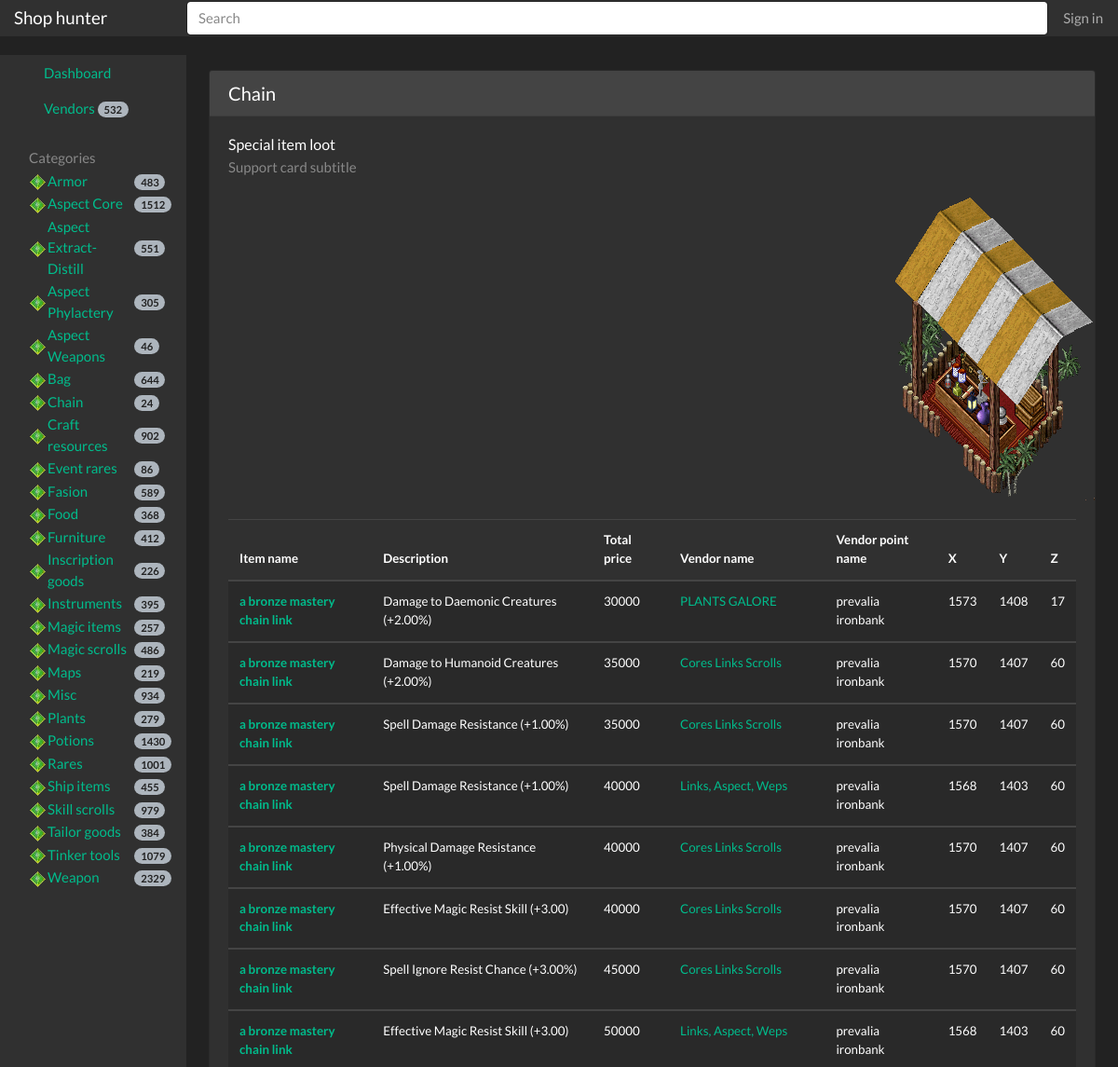
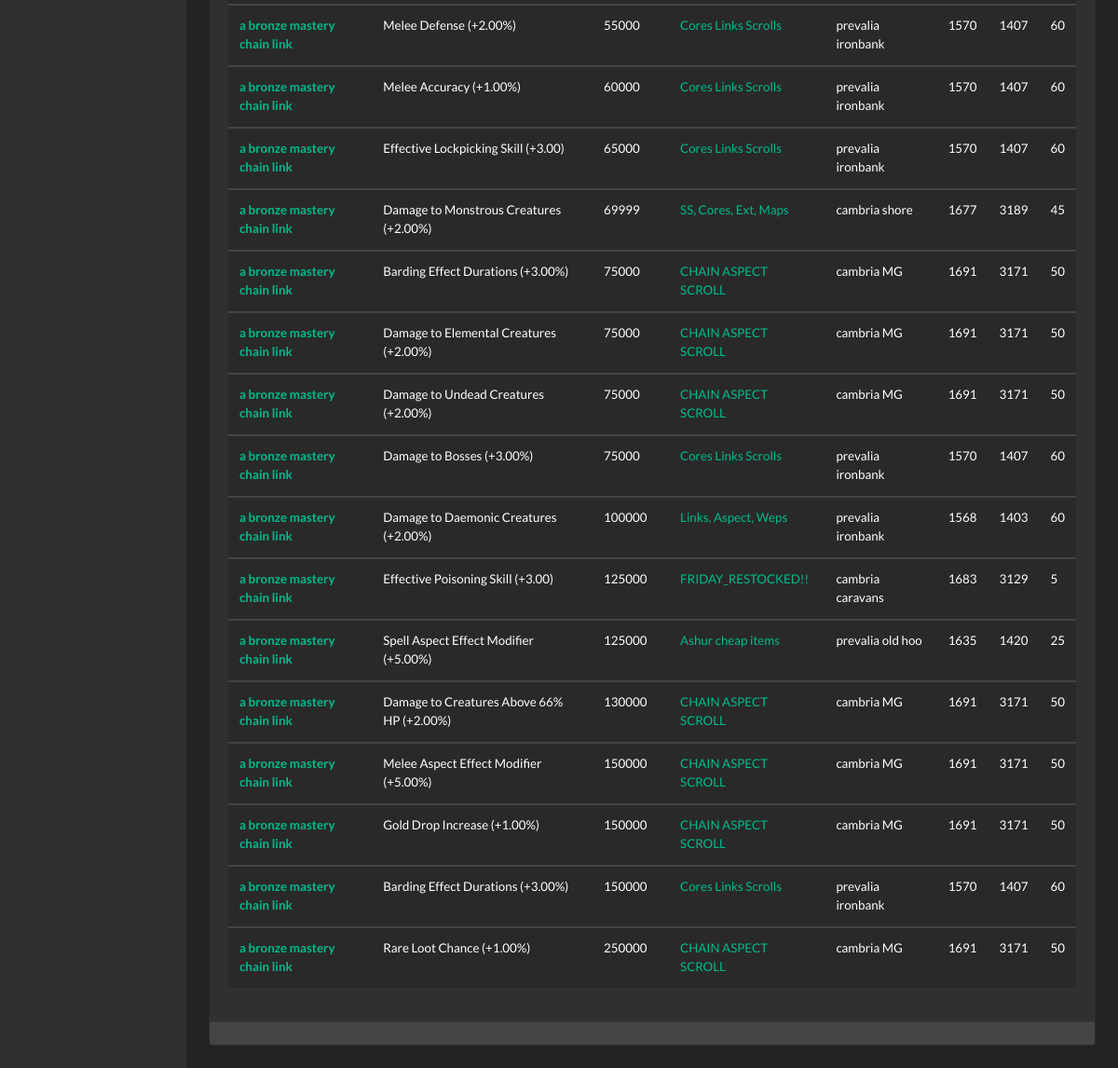
Page /categories?category=Chain on the committed database (2 pictures, top to bottom).
### store/models.py (models this page shows)
class CategoriesStatistic(models.Model):
    cat_name = models.CharField(max_length=255)
    count = models.CharField(max_length=255)

class Results(models.Model):
    vendor = models.ForeignKey(Vendor, on_delete=models.CASCADE,
                               related_name='to_vendor', null=True)
    mapping_categories = models.ForeignKey(Mapping, on_delete=models.SET_NULL,
                                           related_name='to_mapping_categories', null=True)
    time_stamp = models.ForeignKey(History, on_delete=models.SET_NULL, null=True)
    item_name = models.CharField(max_length=255, null=True)
    item_description = models.CharField(max_length=255, null=True)
    item_total_price = models.BigIntegerField(default=0)

class Vendor(models.Model):
    vendor_name = models.CharField(max_length=255)
    vendor_point_name = models.CharField(max_length=255)
    vendor_x = models.CharField(max_length=255)
    vendor_y = models.CharField(max_length=255)
    vendor_z = models.CharField(max_length=255)

### store/views.py (the view)
# urls.py: path('categories', views.Category.as_view(), name='categories'),
class Category(View):
    def get(self, request, **kwargs):
        request_get = request.GET.get('category', None)
        if request_get != None:
            category = Categories.objects.get(name=request_get)
            mapping = Mapping.objects.filter(main_category=category)
            results_lst = []
            results = [Results.objects.filter(mapping_categories=m).order_by('-item_total_price').reverse()
                       for m in mapping]
            for rr in results:
                for r in rr:
                    results_lst.append(r)
            return render(request, 'store/category.html', {'context': results_lst, 'category': request_get})
        else:
            raise Http404("Does not exist")

### store/context_processors.py (called while the page is built)
def sections_processor(request):
    categories = {categorie.cat_name: categorie.count
                  for categorie in CategoriesStatistic.objects.all().order_by('cat_name')}
    date = History.objects.all().order_by('-pk').last().date
    vendors_stat = Vendor.objects.all().count()
    return {'categories': categories, 'date': date, 'vendors_stat': vendors_stat}

### store/templates/store/category.html (shortened to what this page needs)
{% extends "store/base.html" %}
{% block content %}
{% load humanize %}
{% load static %}
{% load filter_my %}
<div class="row">
    <div class="col">
      <div class="card mb-4">
        <h3 class="card-header">{{ category }}</h3>
        <div class="card-body">
          <h5 class="card-title">Special item loot</h5>
          <h6 class="card-subtitle text-muted">Support card subtitle</h6>
        </div>
          <div class="media">
            <img class="ml-3" src="{% static 'store/market.png' %}" alt="Generic placeholder image">
          </div>
        <div class="card-body">
      <table class="table table-hover">
        <thead>
          <tr>
            <th scope="col">Item name</th>
            <th scope="col">Description</th>
            <th scope="col">Total price</th>
            <th scope="col">Vendor name</th>
            <th scope="col">Vendor point name</th>
            <th scope="col">X</th>
            <th scope="col">Y</th>
            <th scope="col">Z</th>
          </tr>
        </thead>
        <tbody>
          {% for c in context %}
          <tr class="table-active">
            <th scope="row"><a href="{% url 'item_statistic' %}?item_name={{ c.item_name }}">{{ c.item_name }}</a></th>
            <td>{{ c.item_description }}</td>
            <td>{{ c.item_total_price }}</td>
            <td scope="row"><a href="{% url 'vendor_productes' %}?x={{ c.vendor.vendor_x }}&y={{ c.vendor.vendor_y }}&z={{ c.vendor.vendor_z }}">{{ c.vendor.vendor_name }}</a></td>
            <td>{{ c.vendor.vendor_point_name }}</td>
            <td>{{ c.vendor.vendor_x }}</td>
            <td>{{ c.vendor.vendor_y }}</td>
            <td>{{ c.vendor.vendor_z }}</td>
          </tr>
        </tbody>
        {% endfor %}
      </table>
        </div>
        <div class="card-footer text-muted">
        </div>
      </div>
    </div>
</div>
{% endblock content %}

### store/templates/store/base.html (shortened to what this page needs)
<!doctype html>
{% load static %}
<html lang="en">
  <head>
  <link href="{% static 'store/bootstrap.css' %}" rel="stylesheet">
  <link href="{% static 'store/bootstrap.min.css' %}" rel="stylesheet">
  </head>
  <body>
    <nav class="navbar navbar-dark sticky-top bg-dark flex-md-nowrap p-0">
      <a class="navbar-brand col-sm-3 col-md-2 mr-0" href="#">Shop hunter</a>
      <input class="form-control form-control-dark w-100" type="text" id="seach_it" placeholder="Search" aria-label="Search">
      <ul class="navbar-nav px-3">
        <li class="nav-item text-nowrap">
          {% if user.is_authenticated %}
          <a class="nav-link" href="{% url 'logout' %}">Sign out</a>
          {% else %}
          <a class="nav-link" href="{% url 'login' %}">Sign in</a>
          {% endif %}
        </li>
      </ul>
    </nav>
    <div class="container-fluid">
      <div class="row">
        <nav class="col-md-2 d-none d-md-block bg-dark sidebar ">
          <div class="sidebar-sticky mb-4">
            <ul class="nav flex-column">
              <li class="nav-item">
                <a class="nav-link active" href="/">
                  Dashboard
                </a>
              </li>
              <li class="nav-item">
                <a class="nav-link" href="{% url 'vendors' %}">
                  Vendors <span class="badge badge-pill badge-light">{{ vendors_stat }}</span>
                </a>
              </li>
            </ul>
            <h6 class="sidebar-heading d-flex justify-content-between align-items-center px-3 mt-4 mb-1 text-muted">
              <span>Categories</span>
            </h6>
            <table>
              {% for k,v in categories.items %}
                  <tbody>
                    <tr class="table-borderless">
                      <th scope="row"><img class="ml-3" src="{% static 'store/ruby.gif' %}" alt="Generic placeholder image"></th>
                      <td><a href="{% url 'categories' %}?category={{ k }}"> {{ k }}</a></td>
                      <td><span class="badge badge-pill badge-light"> {{ v }}</span></td>
                    </tr>
                  </tbody>
              {% endfor %}
            </table>
          </div>
        </nav>
        <main role="main" class="col-md-9 ml-sm-auto col-lg-10 pt-3 px-4">
          {% block content %}
          {% endblock content %}
        </main>
      </div>
    </div>
  </body>
</html>

### rows in the picture
CategoriesStatistic: categories "Armor", categories "483"
CategoriesStatistic: categories "Aspect Core", categories "1512"
CategoriesStatistic: categories "Aspect Extract-Distill", categories "551"
CategoriesStatistic: categories "Aspect Phylactery", categories "305"
CategoriesStatistic: categories "Aspect Weapons", categories "46"
CategoriesStatistic: categories "Bag", categories "644"
CategoriesStatistic: categories "Chain", categories "24"
CategoriesStatistic: categories "Craft resources", categories "902"
CategoriesStatistic: categories "Event rares", categories "86"
CategoriesStatistic: categories "Fasion", categories "589"
CategoriesStatistic: categories "Food", categories "368"
CategoriesStatistic: categories "Furniture", categories "412"
CategoriesStatistic: categories "Inscription goods", categories "226"
CategoriesStatistic: categories "Instruments", categories "395"
CategoriesStatistic: categories "Magic items", categories "257"
CategoriesStatistic: categories "Magic scrolls", categories "486"
CategoriesStatistic: categories "Maps", categories "219"
CategoriesStatistic: categories "Misc", categories "934"
CategoriesStatistic: categories "Plants", categories "279"
CategoriesStatistic: categories "Potions", categories "1430"
CategoriesStatistic: categories "Rares", categories "1001"
CategoriesStatistic: categories "Ship items", categories "455"
CategoriesStatistic: categories "Skill scrolls", categories "979"
CategoriesStatistic: categories "Tailor goods", categories "384"
CategoriesStatistic: categories "Tinker tools", categories "1079"
CategoriesStatistic: categories "Weapon", categories "2329"
Results: item_name "a bronze mastery chain link", item_description "Damage to Monstrous Creatures (+2.00%)", item_total_price "69999", vendor.vendor_name "SS, Cores, Ext, Maps", vendor.vendor_point_name "cambria shore", vendor.vendor_x "1677", vendor.vendor_y "3189", vendor.vendor_z "45"
Results: item_name "a bronze mastery chain link", item_description "Barding Effect Durations (+3.00%)", item_total_price "75000", vendor.vendor_name "CHAIN ASPECT SCROLL", vendor.vendor_point_name "cambria MG", vendor.vendor_x "1691", vendor.vendor_y "3171", vendor.vendor_z "50"
Results: item_name "a bronze mastery chain link", item_description "Damage to Elemental Creatures (+2.00%)", item_total_price "75000", vendor.vendor_name "CHAIN ASPECT SCROLL", vendor.vendor_point_name "cambria MG", vendor.vendor_x "1691", vendor.vendor_y "3171", vendor.vendor_z "50"
Results: item_name "a bronze mastery chain link", item_description "Damage to Undead Creatures (+2.00%)", item_total_price "75000", vendor.vendor_name "CHAIN ASPECT SCROLL", vendor.vendor_point_name "cambria MG", vendor.vendor_x "1691", vendor.vendor_y "3171", vendor.vendor_z "50"
Results: item_name "a bronze mastery chain link", item_description "Effective Poisoning Skill (+3.00)", item_total_price "125000", vendor.vendor_name "FRIDAY_RESTOCKED!!", vendor.vendor_point_name "cambria caravans", vendor.vendor_x "1683", vendor.vendor_y "3129", vendor.vendor_z "5"
Results: item_name "a bronze mastery chain link", item_description "Damage to Creatures Above 66% HP (+2.00%)", item_total_price "130000", vendor.vendor_name "CHAIN ASPECT SCROLL", vendor.vendor_point_name "cambria MG", vendor.vendor_x "1691", vendor.vendor_y "3171", vendor.vendor_z "50"
Results: item_name "a bronze mastery chain link", item_description "Melee Aspect Effect Modifier (+5.00%)", item_total_price "150000", vendor.vendor_name "CHAIN ASPECT SCROLL", vendor.vendor_point_name "cambria MG", vendor.vendor_x "1691", vendor.vendor_y "3171", vendor.vendor_z "50"
Results: item_name "a bronze mastery chain link", item_description "Gold Drop Increase (+1.00%)", item_total_price "150000", vendor.vendor_name "CHAIN ASPECT SCROLL", vendor.vendor_point_name "cambria MG", vendor.vendor_x "1691", vendor.vendor_y "3171", vendor.vendor_z "50"
Results: item_name "a bronze mastery chain link", item_description "Rare Loot Chance (+1.00%)", item_total_price "250000", vendor.vendor_name "CHAIN ASPECT SCROLL", vendor.vendor_point_name "cambria MG", vendor.vendor_x "1691", vendor.vendor_y "3171", vendor.vendor_z "50"

### other values in the picture
{{ vendors_stat }} "532"
{{ category }} "Chain"
